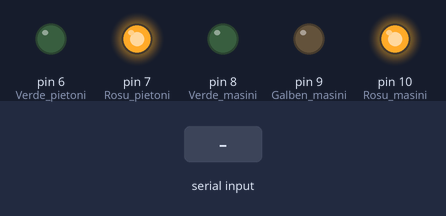
Bench run of a sketch on a simulated Arduino Uno, built with avr-gcc and run on an emulated ATmega328P. Shown: output pins drawn as LEDs (lit = HIGH). Inputs (shaded band) come from the test bench. What the sketch prints to the serial monitor is not drawn.

Above: at 1.2 s.
1.3 s: "y" received over Serial
At 13.3 s:
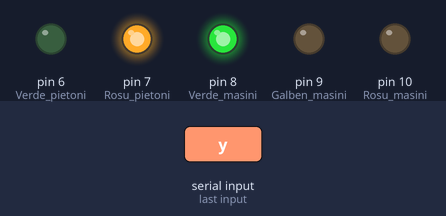
At 19.2 s:
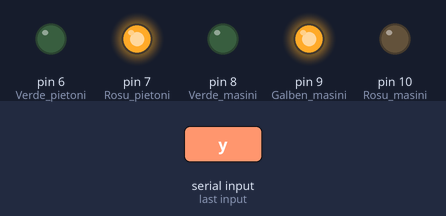
Timing chart, 0 to 20.0 s (numbered marks = the images above; inputs shaded):
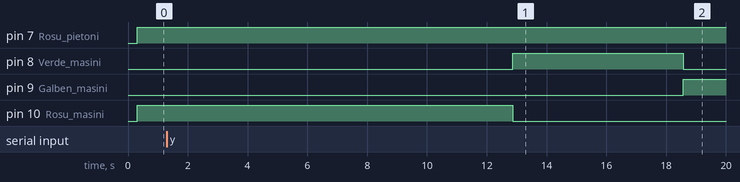

The sketch:

sketch_ian8.ino
```cpp
#include <Arduino_FreeRTOS.h>
#include <semphr.h>
#include <queue.h>

SemaphoreHandle_t Semaphore;
QueueHandle_t Queue;


/// Pini

int Rosu_masini   = 10;
int Galben_masini = 9;
int Verde_masini  = 8;
int Rosu_pietoni  = 7;
int Verde_pietoni = 6;

void task_seriala(void *param);
void task_lumini(void *param);

void setup() {
   Serial.begin(9600);
   Queue = xQueueCreate(10, sizeof(byte));
   Semaphore = xSemaphoreCreateMutex();

   pinMode(Rosu_masini, OUTPUT);
   pinMode(Galben_masini, OUTPUT);
   pinMode(Verde_masini, OUTPUT);
   pinMode(Rosu_pietoni, OUTPUT);
   pinMode(Verde_pietoni, OUTPUT);

   digitalWrite (Rosu_masini,LOW);
   digitalWrite (Galben_masini,LOW);
   digitalWrite (Verde_masini,LOW);
   digitalWrite (Rosu_pietoni,LOW);
   digitalWrite (Verde_pietoni,LOW);

   xTaskCreate(task_seriala, "Citire seriala", 128, NULL, 1, NULL);
   xTaskCreate(task_lumini, "Control lumini", 128, NULL, 1, NULL);
   xSemaphoreGive(Semaphore);

}

void loop() {
  // put your main code here, to run repeatedly:
}

void task_seriala(void *param)
{
   byte mesaj = 0x00;
   byte citire = 0x00;
   while(true)
   {if (xSemaphoreTake(Semaphore, 10) == pdTRUE)
   {
       while(xQueueReceive(Queue,&mesaj,10 ) == pdPASS){Serial.print(mesaj);}

       citire = Serial.read();
       while (citire != 255){
           if (citire != 255) xQueueSend(Queue, &citire, portMAX_DELAY);   // Daca a citit ceva, transmite
           citire = Serial.read();
       }
       xSemaphoreGive(Semaphore);
   }
   vTaskDelay(1000 / portTICK_PERIOD_MS);
   }
}

void task_lumini(void *param)
{
    int Rosu_masini_valoare = 10;
    int Galben_masini_valoare = 2;
    int Verde_masini_valoare = 5;
    int Caz_Special_valoare = 10;

    int stare = 0;
    int contor = 0;

    byte valori[10];
    byte mesaj;
    int index_citit = 0;
    int index_procesare = 0;
    while(true){
    if (xSemaphoreTake(Semaphore, 10) == pdTRUE)
    {
       index_citit = 0;
       index_procesare = 0;

       // Manage queue
       while(xQueueReceive(Queue,&valori[index_citit],10 ) == pdPASS){ index_citit = index_citit + 1;}
       while(index_citit > index_procesare){
          if (valori[index_procesare] == 'R') { Rosu_masini_valoare = (int)valori[index_procesare+1];   index_procesare = index_procesare + 2; }
          if (valori[index_procesare] == 'G') { Galben_masini_valoare = valori[index_procesare+1]; index_procesare = index_procesare + 2; }
          if (valori[index_procesare] == 'V') { Verde_masini_valoare = valori[index_procesare+1];  index_procesare = index_procesare + 2; }
          if (valori[index_procesare] == 'C') { Caz_Special_valoare = valori[index_procesare+1];   index_procesare = index_procesare + 2; }
          if (valori[index_procesare] == 'y') { stare = 3; contor = 0; xQueueSend(Queue, &stare, portMAX_DELAY); index_procesare = index_procesare + 1; }
       }
       contor = contor + 1;
       if (stare == 0 & contor == Rosu_masini_valoare) {contor = 0; stare = 1; xQueueSend(Queue, &stare, portMAX_DELAY);}    // Rosu
       if (stare == 1 & contor == Verde_masini_valoare) {contor = 0; stare = 2; xQueueSend(Queue, &stare, portMAX_DELAY);}    // Galben
       if (stare == 2 & contor == Galben_masini_valoare) {contor = 0; stare = 0; xQueueSend(Queue, &stare, portMAX_DELAY);}    // Verde
       if (stare == 3 & contor == Caz_Special_valoare) {contor = 0; stare = 1; xQueueSend(Queue, &stare, portMAX_DELAY);}    // Verde

       // Leduri
       if (stare == 0 | stare == 3) {digitalWrite(Rosu_masini,HIGH);digitalWrite(Verde_masini,LOW);digitalWrite(Galben_masini,LOW);}
       if (stare == 1) {digitalWrite(Verde_masini,HIGH);digitalWrite(Galben_masini,LOW);digitalWrite(Rosu_masini,LOW);}
       if (stare == 2) {digitalWrite(Galben_masini,HIGH);digitalWrite(Verde_masini,LOW);digitalWrite(Rosu_masini,LOW);}

       if (stare == 0 && contor > 2 && stare == 0 && contor < Rosu_masini_valoare - 2) {digitalWrite(Verde_pietoni,HIGH);digitalWrite(Rosu_pietoni,LOW);}
       else {digitalWrite(Rosu_pietoni,HIGH);digitalWrite(Verde_pietoni,LOW);}

       xSemaphoreGive(Semaphore);
    }
    vTaskDelay(1000 / portTICK_PERIOD_MS);
    }
}
```

Measured:
- after the input at 1.3 s, pin 6 (Verde_pietoni): stays LOW (without the input it goes to HIGH after 1.3 s); pin 7 (Rosu_pietoni): stays HIGH (without the input it goes to LOW after 1.3 s)
